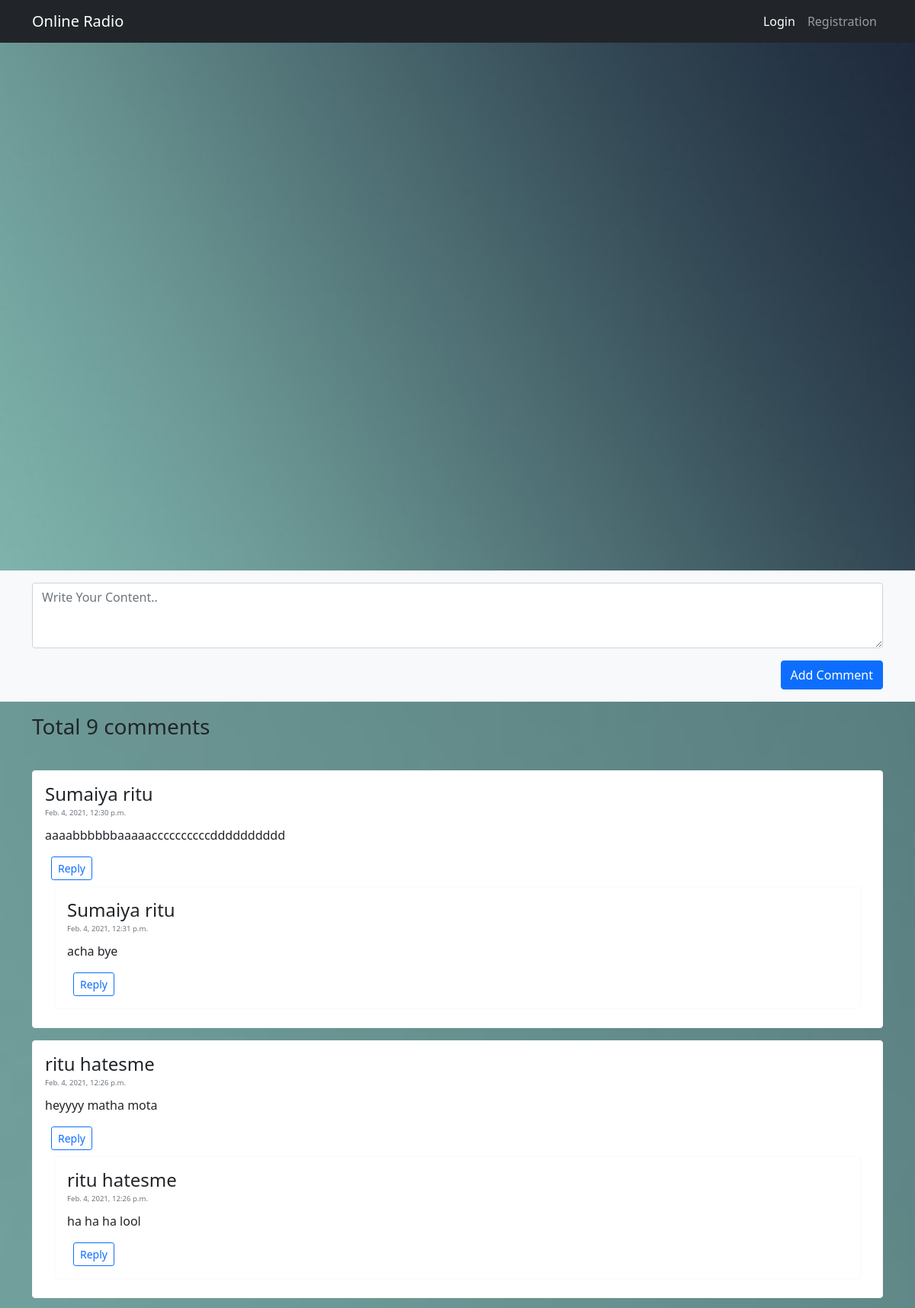
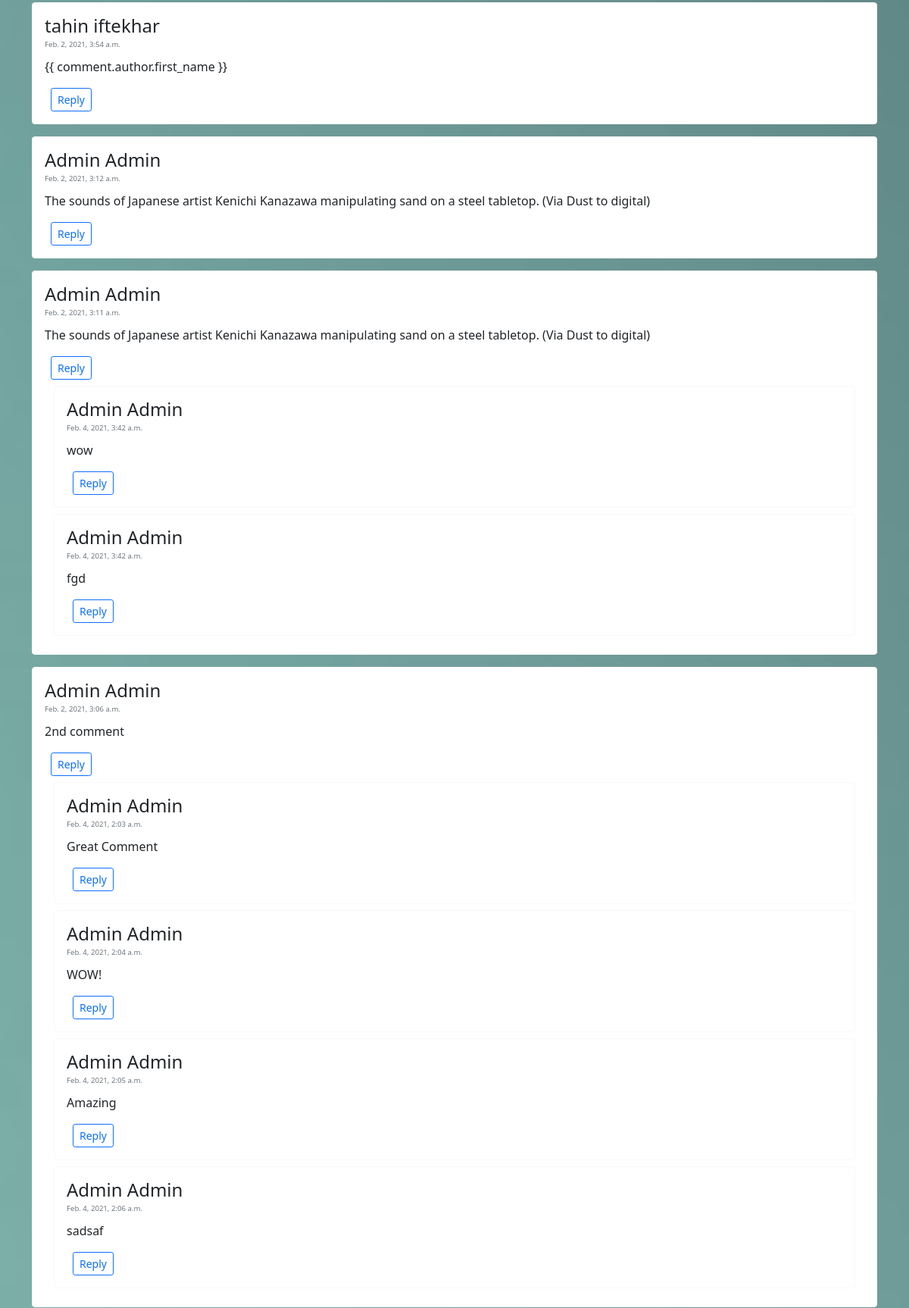
The page / (upper part) on the database its author committed (2 pictures, top to bottom).
### main/models.py (models this page shows, shortened)
class Comment(models.Model):
  content = models.TextField()
  author = models.ForeignKey(User, on_delete=models.CASCADE)
  date = models.DateTimeField(auto_now_add=True)
  like = models.ManyToManyField(User, related_name='comment_like', blank=True)

class Reply(models.Model):
  content = models.TextField()
  author = models.ForeignKey(User, on_delete=models.CASCADE)
  comment = models.ForeignKey(Comment, on_delete=models.CASCADE)
  date = models.DateTimeField(auto_now_add=True)
  like = models.ManyToManyField(User, related_name='reply_like', blank=True)

### main/views.py (the view, shortened to what this page needs)
# urls.py: 2. Add a URL to urlpatterns:  path('', views.home, name='home')
def home(request):
    if request.method == "GET":
        comments = Comment.objects.all().order_by('-date')
        context = {
            "comments": comments,
        }
        return render(request, 'main/home.html', context)

### main/templates/main/home.html (shortened to what this page needs)
{% load static %}
<!DOCTYPE html>
<html lang="en">
  <head>
    <link href={% static "assets/dist/css/bootstrap.min.css" %} rel="stylesheet" />
    <link href={% static "assets/style.css" %} rel="stylesheet" />
  </head>
  <body>
    <header>
    <nav class="navbar navbar-expand-sm navbar-dark bg-dark">
        <div class="container">
            <a class="navbar-brand" href="#">Online Radio</a>
            <div class="d-flex">
                <ul class="navbar-nav">
                  {% if user.is_authenticated %}
                  <li class="nav-item dropdown ">
                    <a class="nav-link dropdown-toggle" href="#" id="dropdown04" data-bs-toggle="dropdown" aria-expanded="false">{{user.first_name}} {{user.last_name}}</a>
                    <ul class="dropdown-menu" aria-labelledby="dropdown04">
                      <li><a class="dropdown-item" href="/logout">Log Out</a></li>
                    </ul>
                  </li>
                  {% else %}
                    <li class="nav-item">
                    <a class="nav-link active" aria-current="page" href="/login">Login</a>
                    </li>
                    <li class="nav-item">
                    <a class="nav-link" href="/register">Registration</a>
                    </li>
                  {% endif %}
                </ul>
            </div>
        </div>
    </nav>
    </header>
    <main>
      <section class="py-5 text-center container-fluid" id="streaming">
        <div class="py-sm-5 d-flex justify-content-center">
            <iframe
              frameborder="0"
              scrolling="no"
              marginheight="0"
              marginwidth="0"
              width="900"
              height="500"
              type="text/html"
              src="https://www.youtube.com/embed/XwuRiIh2IlM?autoplay=0&fs=1&iv_load_policy=1&showinfo=0&rel=0&cc_load_policy=0&start=0&end=0&origin=https://youtubeembedcode.com"
            >
            </iframe>
        </div>
      </section>
      <div class="album py-3 bg-light">
        <div class="container">
          <form method="POST">
            <div class="input-group">
              <textarea class="form-control" name="body" placeholder="Write Your Content.." rows="3"></textarea>
            </div>
            <div class="d-flex justify-content-end mt-3">
              <button type="submit" class="btn btn-primary ">Add Comment</button>
            </div>
          </form>
        </div>
      </div>
      <section class="container-fluid pb-5" id="streaming">
          <div class="container py-3">
            <h3> Total {{ comments.count }} comments </h3>
          </div>
          {% for comment in comments %}
            <div class="container">
                <div class="card border-light my-3" id="comment_card">
                  <div class="card-body text-dark">
                    <h4 style="margin-bottom: -.2em;"> {{ comment.author.first_name }} {{ comment.author.last_name }} </h4>
                    <small class="text-muted" style="font-size: .6em;">{{ comment.date }}</small>
                    <p class="card-text mt-2" style="overflow: hidden; display: -webkit-box; -webkit-line-clamp: 4; -webkit-box-orient: vertical;">{{ comment.content }}</p>
                    <div class="d-flex">
                <a type="button" class="btn btn-sm btn-outline-primary mx-2" href="/reply/id={{ comment.id }}">Reply</a></div>
                      {% for reply in comment.reply_set.all %}
                        <div class="container">
                            <div class="card border-light my-2" >
                              <div class="card-body text-dark">
                                <h4 style="margin-bottom: -.2em;"> {{ reply.author.first_name }} {{ reply.author.last_name }} </h4>
                                <small class="text-muted" style="font-size: .6em;">{{ reply.date }}</small>
                                <p class="card-text mt-2" style="overflow: hidden; display: -webkit-box; -webkit-line-clamp: 4; -webkit-box-orient: vertical;">{{ reply.content }}</p>
                                <div class="d-flex">
                                   <a type="button" class="btn btn-sm btn-outline-primary mx-2" href="/reply/id={{ comment.id }}">Reply</a></div>
                              </div>
                            </div>
                        </div>
                      {% endfor %}
                  </div>
                </div>
            </div>
          {% endfor %}
      </section>
    </main>
  </body>
</html>

### main/static/assets/style.css (style rules this page uses)
#streaming { background-image: url("/static/grad-670x376.jpg"); background-size: cover; background-repeat: no-repeat; }

### rows shown on the page
Comment: author.first_name "Sumaiya", author.last_name "ritu", date "Feb. 4, 2021, 12:30 p.m.", content "aaaabbbbbbaaaaaccccccccccdddddddddd"
Reply: author.first_name "Sumaiya", author.last_name "ritu", date "Feb. 4, 2021, 12:31 p.m.", content "acha bye"
Comment: author.first_name "ritu", author.last_name "hatesme", date "Feb. 4, 2021, 12:26 p.m.", content "heyyyy matha mota"
Reply: author.first_name "ritu", author.last_name "hatesme", date "Feb. 4, 2021, 12:26 p.m.", content "ha ha ha lool"
Comment: author.first_name "tahin", author.last_name "iftekhar", date "Feb. 2, 2021, 3:54 a.m.", content "{{ comment.author.first_name }}"
Comment: author.first_name "Admin", author.last_name "Admin", date "Feb. 2, 2021, 3:12 a.m.", content "The sounds of Japanese artist Kenichi Kanazawa manipulating sand on a steel tabletop. (Via Dust to digital)"
Comment: author.first_name "Admin", author.last_name "Admin", date "Feb. 2, 2021, 3:11 a.m.", content "The sounds of Japanese artist Kenichi Kanazawa manipulating sand on a steel tabletop. (Via Dust to digital)"
Reply: author.first_name "Admin", author.last_name "Admin", date "Feb. 4, 2021, 3:42 a.m.", content "wow"
Reply: author.first_name "Admin", author.last_name "Admin", date "Feb. 4, 2021, 3:42 a.m.", content "fgd"
Comment: author.first_name "Admin", author.last_name "Admin", date "Feb. 2, 2021, 3:06 a.m.", content "2nd comment"
Reply: author.first_name "Admin", author.last_name "Admin", date "Feb. 4, 2021, 2:03 a.m.", content "Great Comment"
Reply: author.first_name "Admin", author.last_name "Admin", date "Feb. 4, 2021, 2:04 a.m.", content "WOW!"
Reply: author.first_name "Admin", author.last_name "Admin", date "Feb. 4, 2021, 2:05 a.m.", content "Amazing"
Reply: author.first_name "Admin", author.last_name "Admin", date "Feb. 4, 2021, 2:06 a.m.", content "sadsaf"

### other values the page prints
{{ comments.count }} "9"
